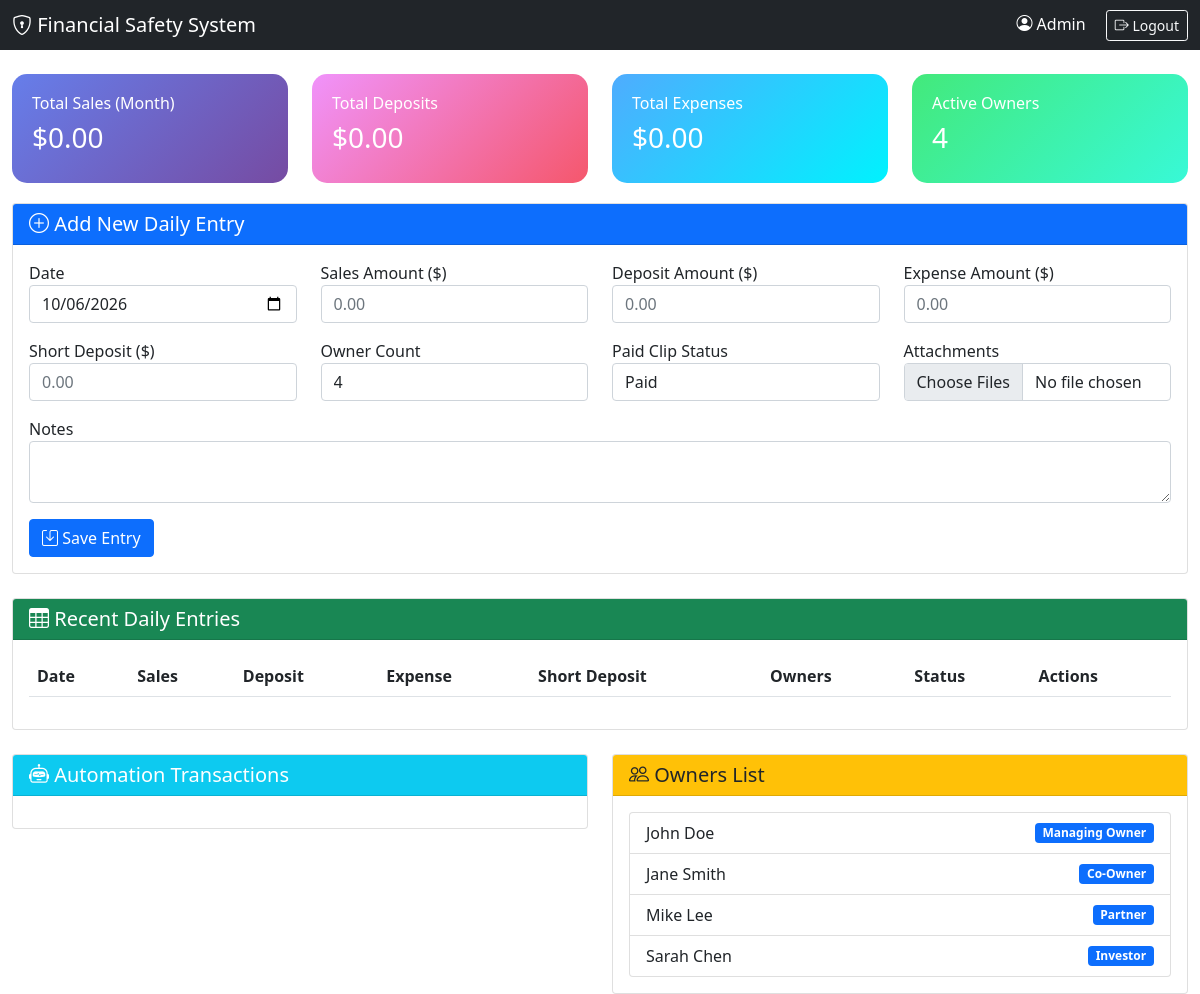
The page / on the database its author committed.
### tables this page shows
CREATE TABLE owners (
    id INT PRIMARY KEY AUTO_INCREMENT,
    name VARCHAR(100),
    role VARCHAR(50),
    is_active BOOLEAN DEFAULT TRUE,
    created_at TIMESTAMP DEFAULT CURRENT_TIMESTAMP
);

### index.php (the view, shortened to what this page needs)
<?php
require_once 'config.php';
$stats = $pdo->query("SELECT
    COALESCE(SUM(sales),0) as total_sales,
    COALESCE(SUM(deposit),0) as total_deposits,
    COALESCE(SUM(expense),0) as total_expenses,
    COALESCE(SUM(short_deposit),0) as total_short_deposit,
    AVG(owner_count) as avg_owners
    FROM daily_entries WHERE MONTH(entry_date) = MONTH(CURDATE())")->fetch();
$owners = $pdo->query("SELECT * FROM owners WHERE is_active = 1")->fetchAll();
?>
<!DOCTYPE html>
<html lang="en">
<head>
    <link href="https://cdn.jsdelivr.net/npm/bootstrap@5.1.3/dist/css/bootstrap.min.css" rel="stylesheet">
    <link rel="stylesheet" href="https://cdn.jsdelivr.net/npm/bootstrap-icons@1.8.1/font/bootstrap-icons.css">
</head>
<body>
    <nav class="navbar navbar-dark bg-dark">
        <div class="container-fluid">
            <span class="navbar-brand mb-0 h1">
                <i class="bi bi-shield-lock"></i> Financial Safety System
            </span>
            <div class="text-white">
                <i class="bi bi-person-circle"></i> Admin
                <button class="btn btn-sm btn-outline-light ms-3" onclick="location.href='logout.php'">
                    <i class="bi bi-box-arrow-right"></i> Logout
                </button>
            </div>
        </div>
    </nav>
    <div class="container-fluid mt-4">
        <div class="row">
            <div class="col-md-3">
                <div class="stat-card">
                    <h6>Total Sales (Month)</h6>
                    <h3>$<?php echo number_format($stats['total_sales'], 2); ?></h3>
                </div>
            </div>
            <div class="col-md-3">
                <div class="stat-card" style="background: linear-gradient(135deg, #f093fb 0%, #f5576c 100%);">
                    <h6>Total Deposits</h6>
                    <h3>$<?php echo number_format($stats['total_deposits'], 2); ?></h3>
                </div>
            </div>
            <div class="col-md-3">
                <div class="stat-card" style="background: linear-gradient(135deg, #4facfe 0%, #00f2fe 100%);">
                    <h6>Total Expenses</h6>
                    <h3>$<?php echo number_format($stats['total_expenses'], 2); ?></h3>
                </div>
            </div>
            <div class="col-md-3">
                <div class="stat-card" style="background: linear-gradient(135deg, #43e97b 0%, #38f9d7 100%);">
                    <h6>Active Owners</h6>
                    <h3><?php echo count($owners); ?></h3>
                </div>
            </div>
        </div>
        <div class="card mb-4">
            <div class="card-header bg-primary text-white">
                <h5 class="mb-0"><i class="bi bi-plus-circle"></i> Add New Daily Entry</h5>
            </div>
            <div class="card-body">
                <form method="POST" enctype="multipart/form-data">
                    <div class="row">
                        <div class="col-md-3 mb-3">
                            <label>Date</label>
                            <input type="date" name="entry_date" class="form-control"
                                   value="<?php echo date('Y-m-d'); ?>" required>
                        </div>
                        <div class="col-md-3 mb-3">
                            <label>Sales Amount ($)</label>
                            <input type="number" step="0.01" name="sales" class="form-control"
                                   placeholder="0.00">
                        </div>
                        <div class="col-md-3 mb-3">
                            <label>Deposit Amount ($)</label>
                            <input type="number" step="0.01" name="deposit" class="form-control"
                                   placeholder="0.00">
                        </div>
                        <div class="col-md-3 mb-3">
                            <label>Expense Amount ($)</label>
                            <input type="number" step="0.01" name="expense" class="form-control"
                                   placeholder="0.00">
                        </div>
                    </div>
                    <div class="row">
                        <div class="col-md-3 mb-3">
                            <label>Short Deposit ($)</label>
                            <input type="number" step="0.01" name="short_deposit" class="form-control"
                                   placeholder="0.00">
                        </div>
                        <div class="col-md-3 mb-3">
                            <label>Owner Count</label>
                            <input type="number" name="owner_count" class="form-control" value="4">
                        </div>
                        <div class="col-md-3 mb-3">
                            <label>Paid Clip Status</label>
                            <select name="paid_clip_status" class="form-control">
                                <option value="paid">Paid</option>
                            </select>
                        </div>
                        <div class="col-md-3 mb-3">
                            <label>Attachments</label>
                            <input type="file" name="attachments[]" class="form-control" multiple
                                   accept=".pdf,.jpg,.jpeg,.png,.xlsx,.docx">
                        </div>
                    </div>
                    <div class="row">
                        <div class="col-md-12 mb-3">
                            <label>Notes</label>
                            <textarea name="notes" class="form-control" rows="2"></textarea>
                        </div>
                    </div>
                    <button type="submit" class="btn btn-primary">
                        <i class="bi bi-save"></i> Save Entry
                    </button>
                </form>
            </div>
        </div>
        <div class="card">
            <div class="card-header bg-success text-white">
                <h5 class="mb-0"><i class="bi bi-table"></i> Recent Daily Entries</h5>
            </div>
            <div class="card-body">
                <div class="table-responsive">
                    <table class="table table-striped">
                        <thead>
                            <tr>
                                <th>Date</th>
                                <th>Sales</th>
                                <th>Deposit</th>
                                <th>Expense</th>
                                <th>Short Deposit</th>
                                <th>Owners</th>
                                <th>Status</th>
                                <th>Actions</th>
                            </tr>
                        </thead>
                    </table>
                </div>
            </div>
        </div>
        <div class="row mt-4">
            <div class="col-md-6">
                <div class="card">
                    <div class="card-header bg-info text-white">
                        <h5 class="mb-0"><i class="bi bi-robot"></i> Automation Transactions</h5>
                    </div>
                    <div class="card-body">
                    </div>
                </div>
            </div>
            <div class="col-md-6">
                <div class="card">
                    <div class="card-header bg-warning">
                        <h5 class="mb-0"><i class="bi bi-people"></i> Owners List</h5>
                    </div>
                    <div class="card-body">
                        <ul class="list-group">
                            <?php foreach ($owners as $owner): ?>
                            <li class="list-group-item d-flex justify-content-between align-items-center">
                                <?php echo $owner['name']; ?>
                                <span class="badge bg-primary"><?php echo $owner['role']; ?></span>
                            </li>
                            <?php endforeach; ?>
                        </ul>
                    </div>
                </div>
            </div>
        </div>
    </div>
</body>
</html>

### index.php (style rules this page uses)
.stat-card { background: linear-gradient(135deg, #667eea 0%, #764ba2 100%); color: white; border-radius: 15px; padding: 20px; margin-bottom: 20px; }

### rows shown on the page
owners: name "John Doe", role "Managing Owner"
owners: name "Jane Smith", role "Co-Owner"
owners: name "Mike Lee", role "Partner"
owners: name "Sarah Chen", role "Investor"

### other values the page prints
$stats['total_sales'] "0.00"
$stats['total_deposits'] "0.00"
$stats['total_expenses'] "0.00"
count($owners) "4"
